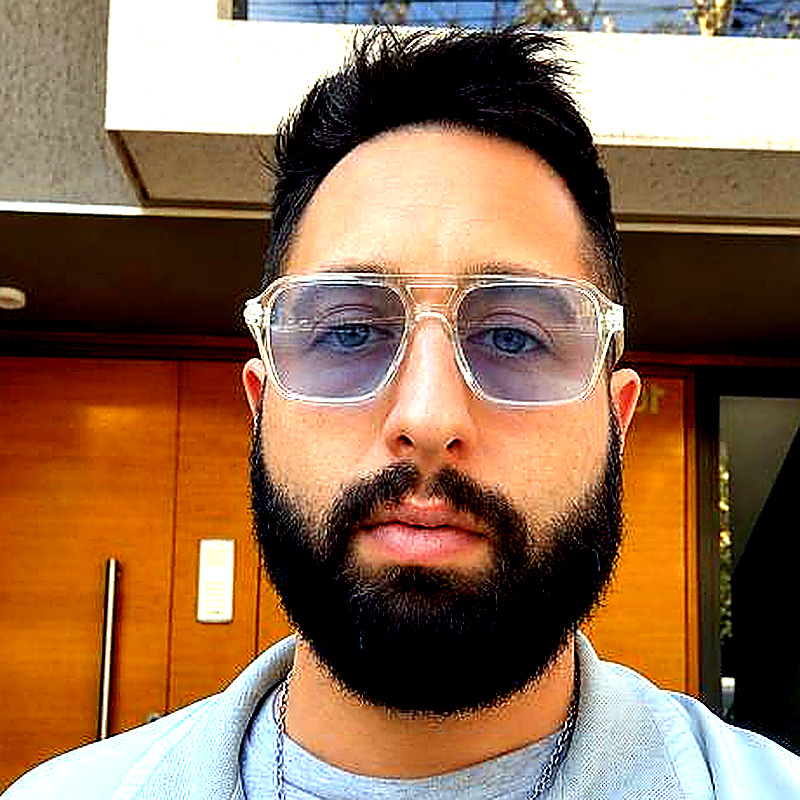
#> input picture assets/ascii-lab/face.png, 800 x 800 px, found by its file name
$ python generate_ascii_card.py --photo path/to/face.png
#> lines starting #> are read from the running program, lines starting #| are printed output that depends on the picture
#!/usr/bin/env python3
"""Generate pure-glyph colored ASCII profile card (NOT pixel blocks).

Requires: ascii-image-converter in PATH (~/.local/bin), pillow, cairosvg optional.

  python scripts/generate_ascii_card.py
  python scripts/generate_ascii_card.py --photo path/to/face.png
"""
from __future__ import annotations
import argparse, subprocess, shutil
from pathlib import Path
from datetime import datetime, timezone
from PIL import Image, ImageDraw, ImageFont, ImageEnhance, ImageOps, ImageFilter

ROOT = Path(__file__).resolve().parents[1]

def prep(photo: Path, out: Path) -> Path:
    im = Image.open(photo).convert("RGB")
#> im is the input picture: PIL image 800x800 RGB; mean R, G, B 144.9, 110.4, 84.1
    w, h = im.size
#> w = 800; h = 800
    side = int(min(w, h) * 0.72)
#> side = 576
    cx, cy = w // 2, int(h * 0.40)
#> cx = 400; cy = 320
    x0 = max(0, min(w - side, cx - side // 2))
#> x0 = 112
    y0 = max(0, min(h - side, cy - side // 2))
#> y0 = 32
    face = im.crop((x0, y0, x0 + side, y0 + side)).resize((800, 800), Image.Resampling.LANCZOS)
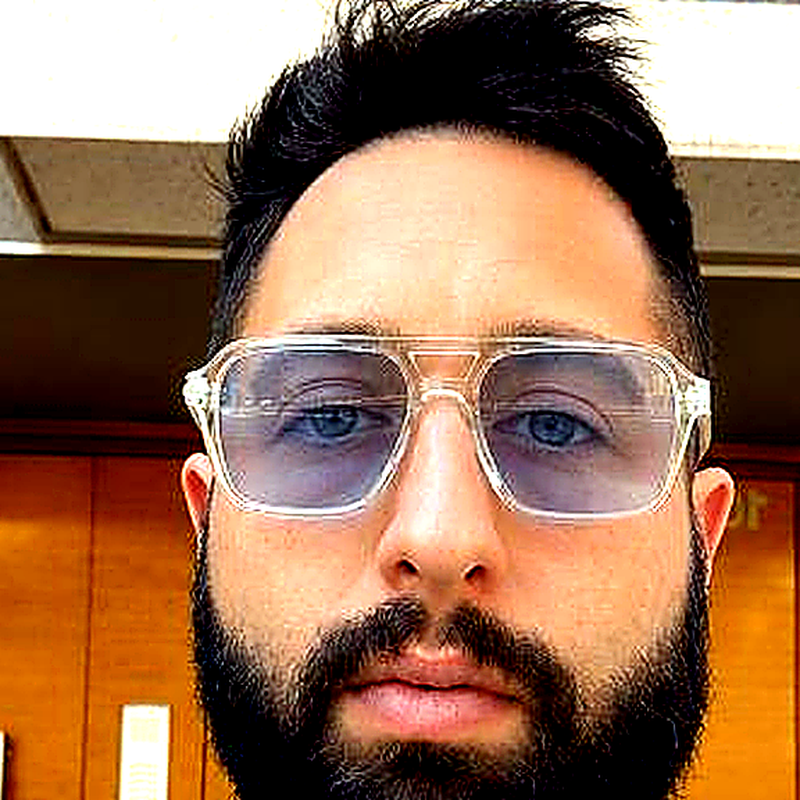
#> face: PIL image 800x800 RGB; mean R, G, B 153.3, 112.3, 84.6
    face = ImageOps.autocontrast(face, cutoff=1.0)
    face = ImageEnhance.Contrast(face).enhance(1.4)
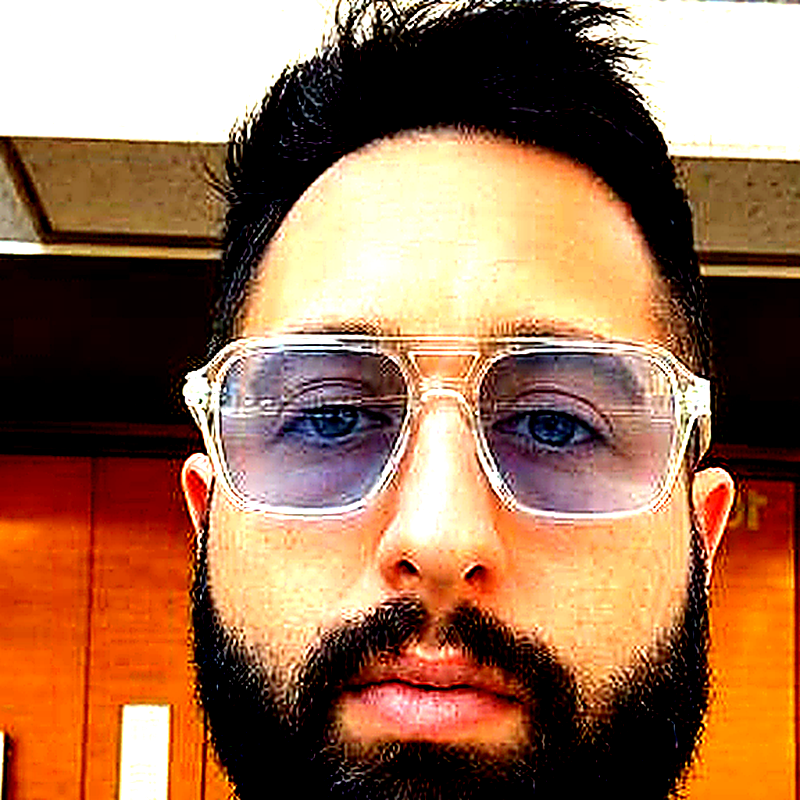
#> face: PIL image 800x800 RGB; mean R, G, B 154.8, 112.5, 83.4
    face = ImageEnhance.Color(face).enhance(1.25)
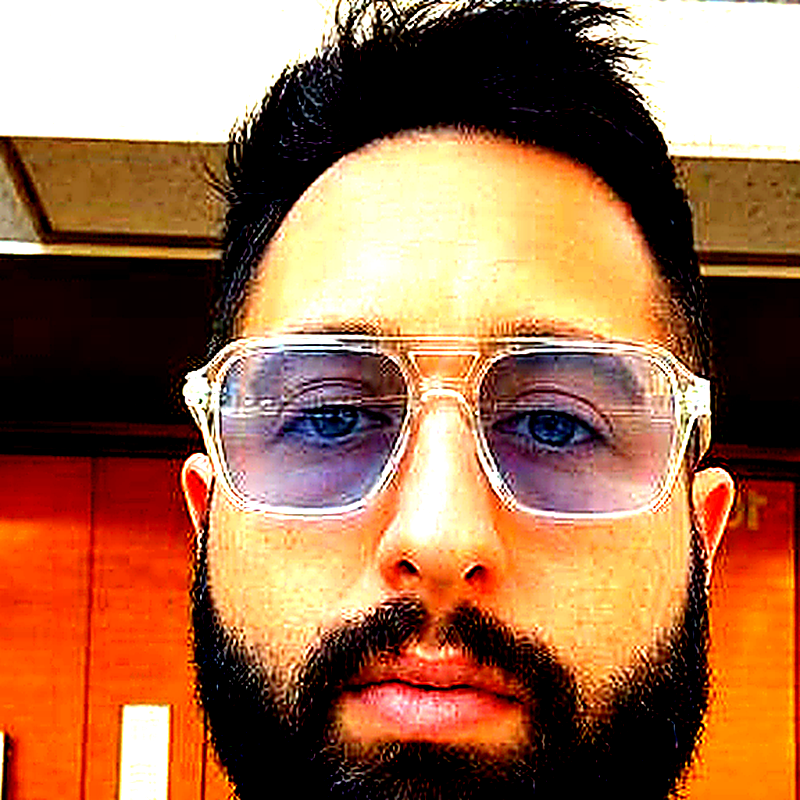
#> face: PIL image 800x800 RGB; mean R, G, B 158.9, 110.3, 78
    face = ImageEnhance.Sharpness(face).enhance(1.9)
    face = face.filter(ImageFilter.UnsharpMask(radius=1.5, percent=160, threshold=2))
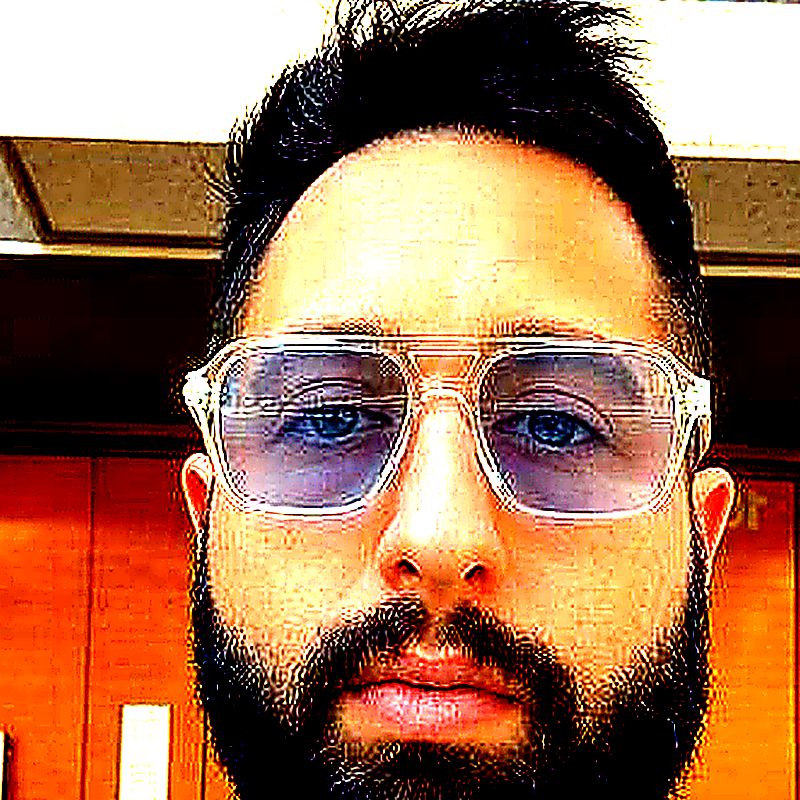
#> face: PIL image 800x800 RGB; mean R, G, B 159.1, 110.9, 79.2
    out.parent.mkdir(parents=True, exist_ok=True)
    face.save(out)
    return out

def run_aic(face: Path, ship: Path):
    ship.mkdir(parents=True, exist_ok=True)
    aic = shutil.which("ascii-image-converter")
    if not aic:
#> (the run stopped early here; a loop or call above may not have finished)

$ run again, with assets/fernando-ascii.png copied over assets/ascii-lab/face.png
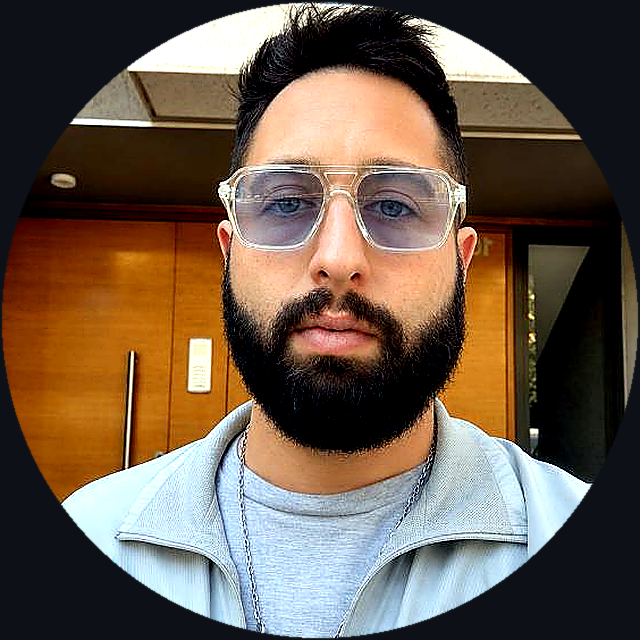
#> input picture assets/fernando-ascii.png, 640 x 640 px, found by its file name
#> in prep, im is the input picture: PIL image 640x640 RGB; mean R, G, B 106.5, 89.8, 75.1
#> in prep, `face = im.crop((x0, y0, x0 + side, y0 + side)).resize((800, 800), Imag..`:
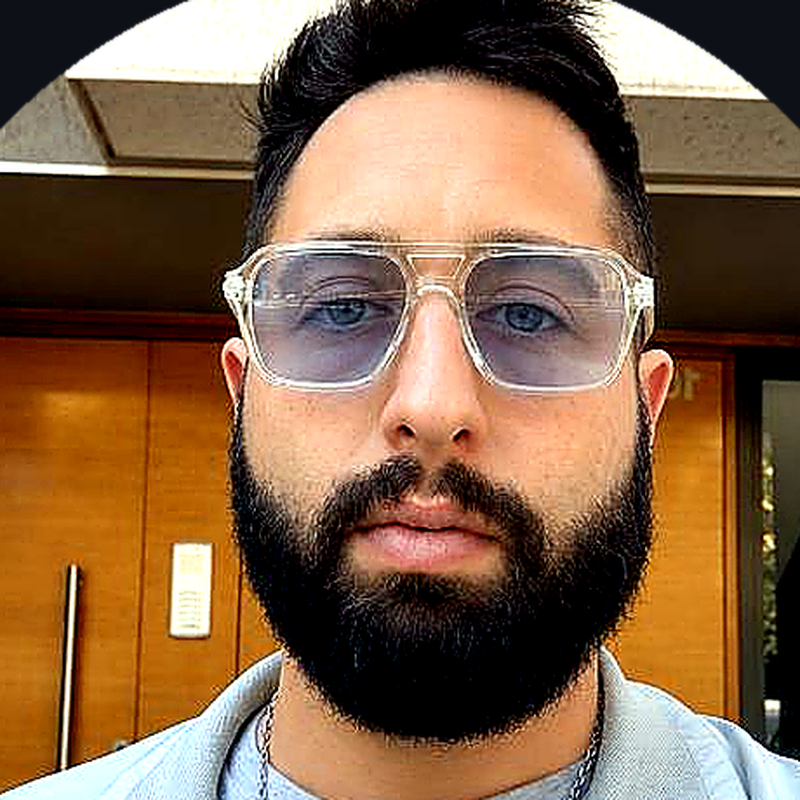
#> face: PIL image 800x800 RGB; mean R, G, B 131.2, 98.9, 71.2
#> in prep, `face = face.filter(ImageFilter.UnsharpMask(radius=1.5, percent=160, th..`:
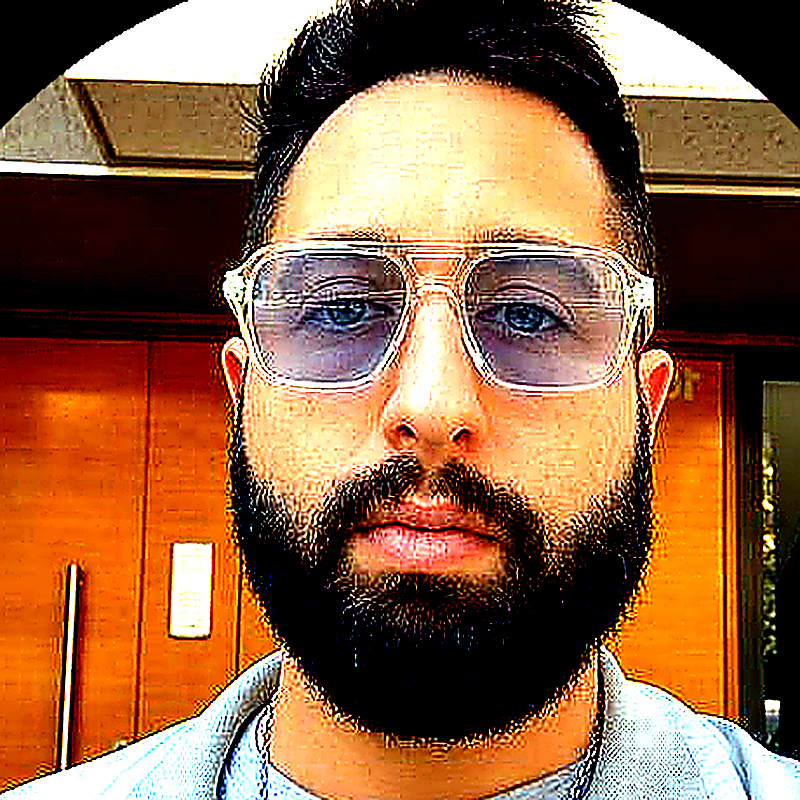
#> face: PIL image 800x800 RGB; mean R, G, B 143, 98.5, 65.6

$ run again, with assets/fernando-circle.png copied over assets/ascii-lab/face.png
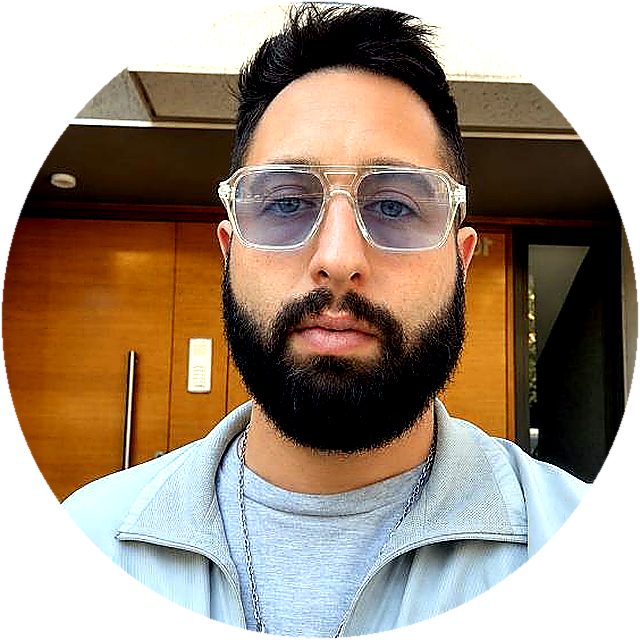
#> input picture assets/fernando-circle.png, 640 x 640 px, found by its file name
#> in prep, `face = im.crop((x0, y0, x0 + side, y0 + side)).resize((800, 800), Imag..`:
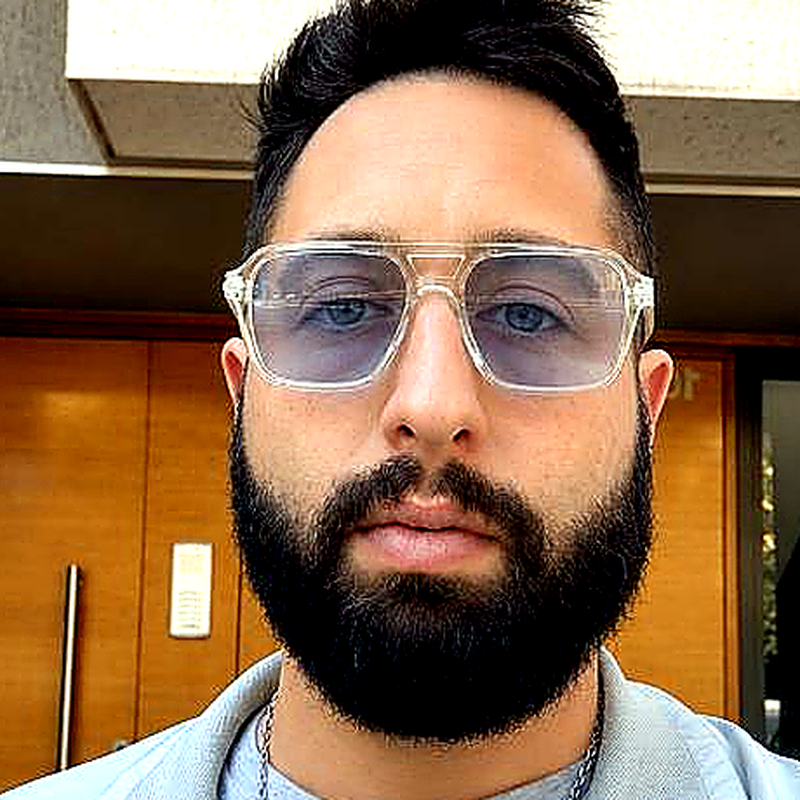
#> face: PIL image 800x800 RGB; mean R, G, B 137.8, 105.3, 77
#> in prep, `face = face.filter(ImageFilter.UnsharpMask(radius=1.5, percent=160, th..`:
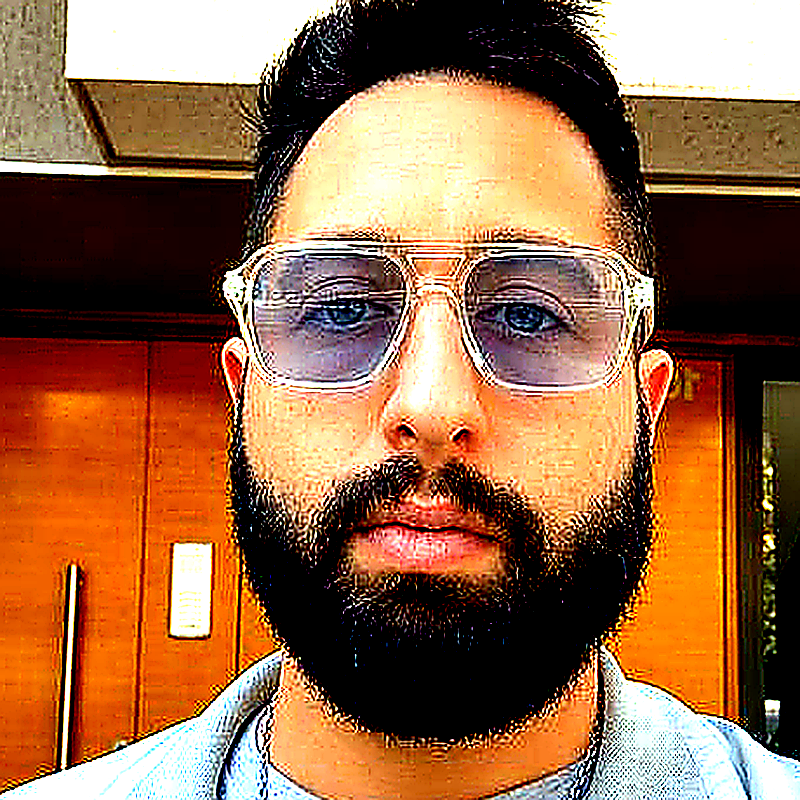
#> face: PIL image 800x800 RGB; mean R, G, B 148.6, 103.8, 71
